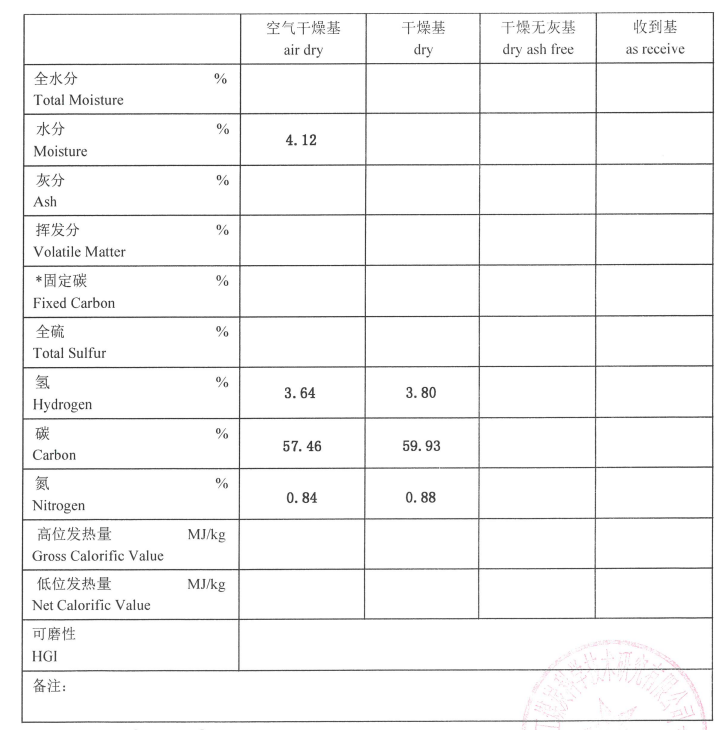
#> input picture imgs/test/65.png, 726 x 730 px
$ python table_border_reg.py
#> lines starting #> are read from the running program, lines starting #| are printed output that depends on the picture; after the words box and inside, x2 and y2 are one past the last pixel; in counts of white or black regions, pixels touching at a corner belong together
import cv2
import numpy as np


def table_border_reg(img_path: str):
#> called with img_path = './imgs/test/65.png'
    image = cv2.imread(img_path, 1)
#> image is the input picture: shape (730, 726, 3); mean B, G, R 246.5, 246.5, 246.6
    # 二值化
    gray = cv2.cvtColor(image, cv2.COLOR_BGR2GRAY)
    binary = cv2.adaptiveThreshold(~gray, 255, cv2.ADAPTIVE_THRESH_GAUSSIAN_C, cv2.THRESH_BINARY, 15, -10)
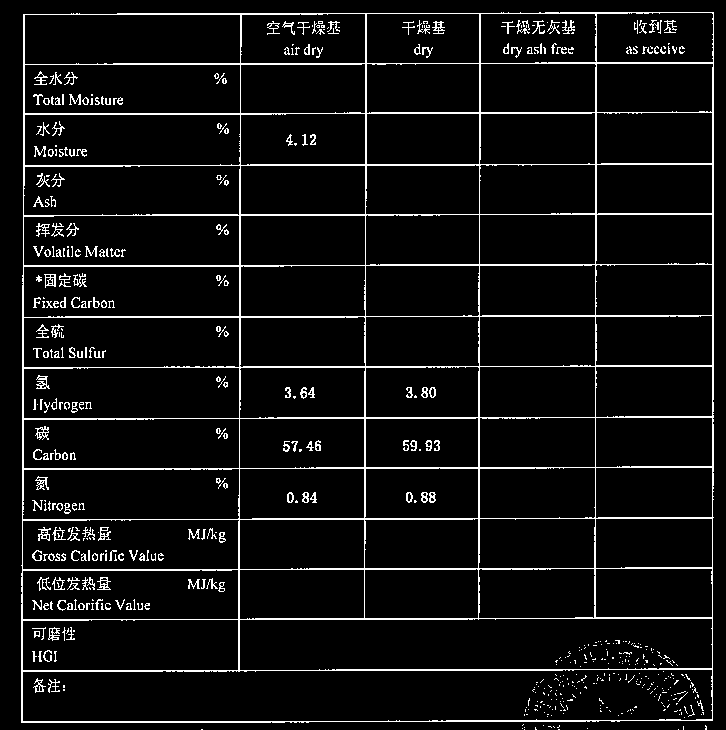
#> binary: shape (730, 726); 6.3% white in thin lines or dots

    rows, cols = binary.shape
#> rows = 730; cols = 726
    scale = 20
    # 识别横线
    kernel = cv2.getStructuringElement(cv2.MORPH_RECT, (cols // scale, 1))
    eroded = cv2.erode(binary, kernel, iterations=1)
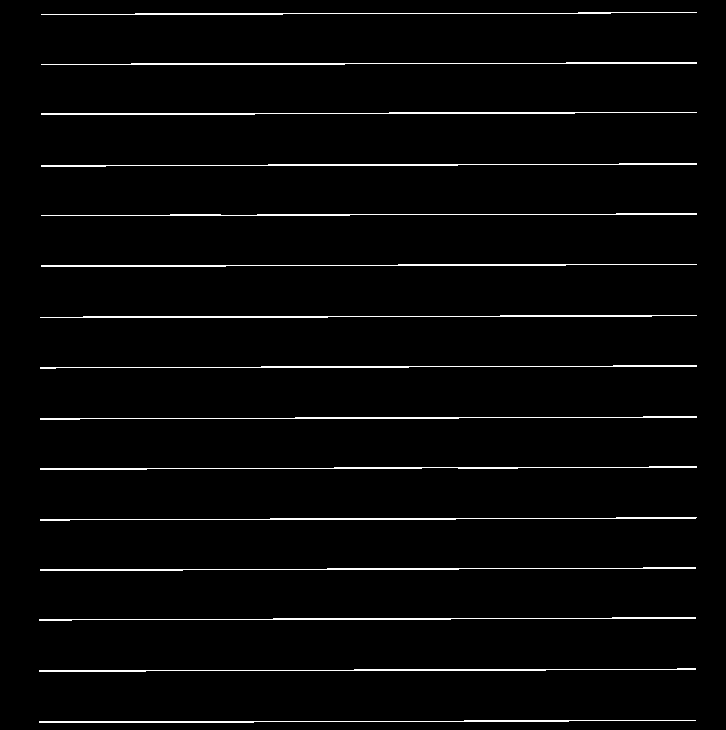
#> eroded: shape (730, 726); 2.7% white in thin lines or dots, all inside (x1, y1, x2, y2) = (39, 12, 697, 723)
    dilatedcol = cv2.dilate(eroded, kernel, iterations=1)
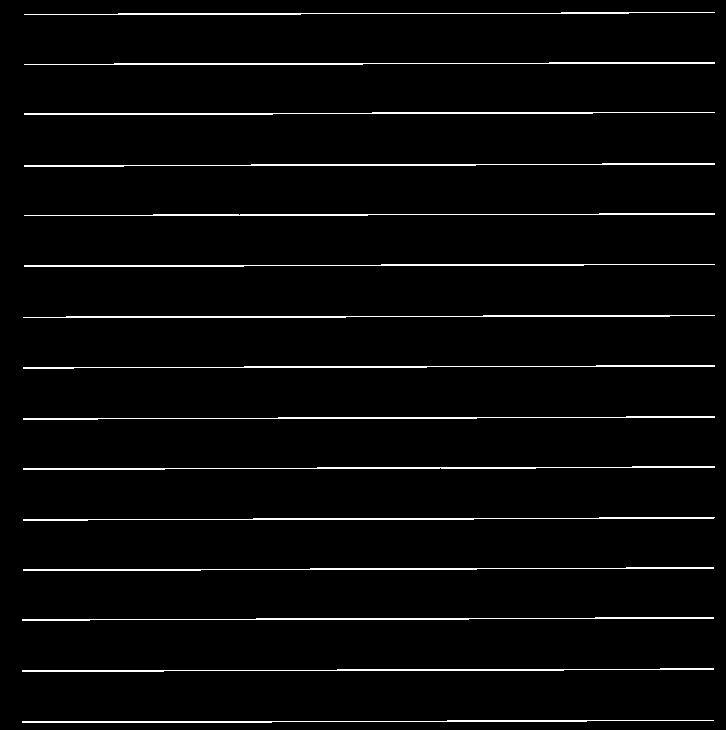
#> dilatedcol: shape (730, 726); 3.1% white in thin lines or dots

    # 识别竖线
    kernel = cv2.getStructuringElement(cv2.MORPH_RECT, (1, rows // scale))
#> kernel = 36 values from 1 to 1
    eroded = cv2.erode(binary, kernel, iterations=1)
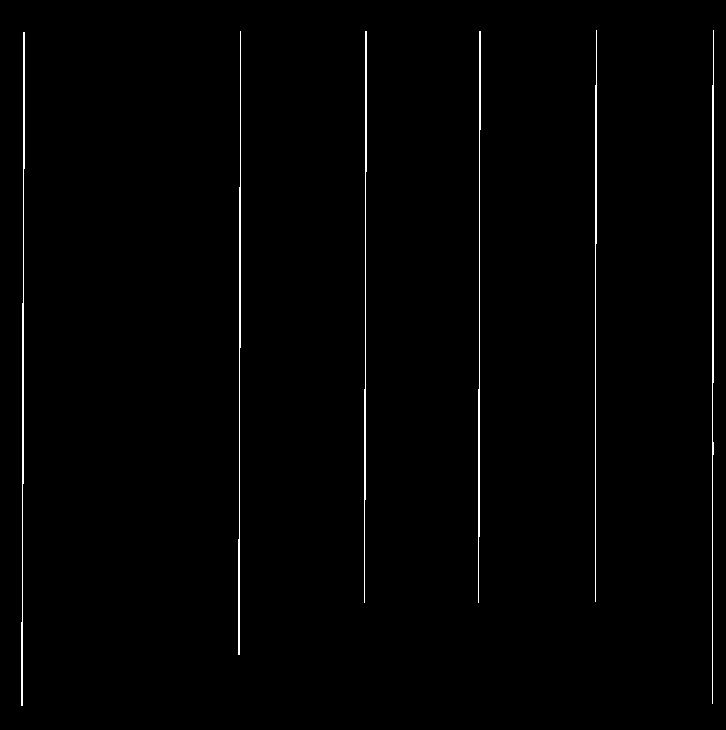
#> eroded: shape (730, 726); 1% white in thin lines or dots, all inside (x1, y1, x2, y2) = (21, 30, 714, 706)
    dilatedrow = cv2.dilate(eroded, kernel, iterations=1)
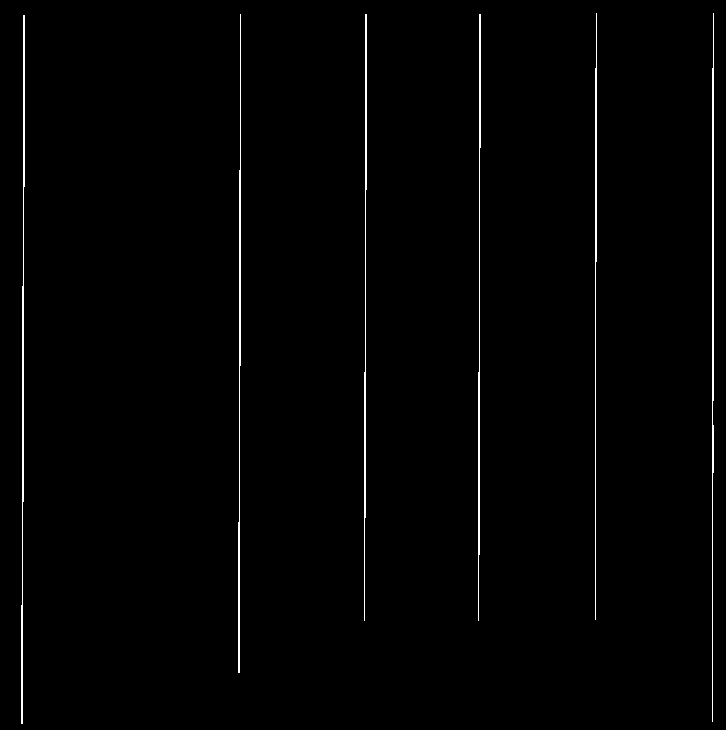
#> dilatedrow: shape (730, 726); 1.1% white in thin lines or dots

    # 标识表格
    merge = cv2.add(dilatedcol, dilatedrow)
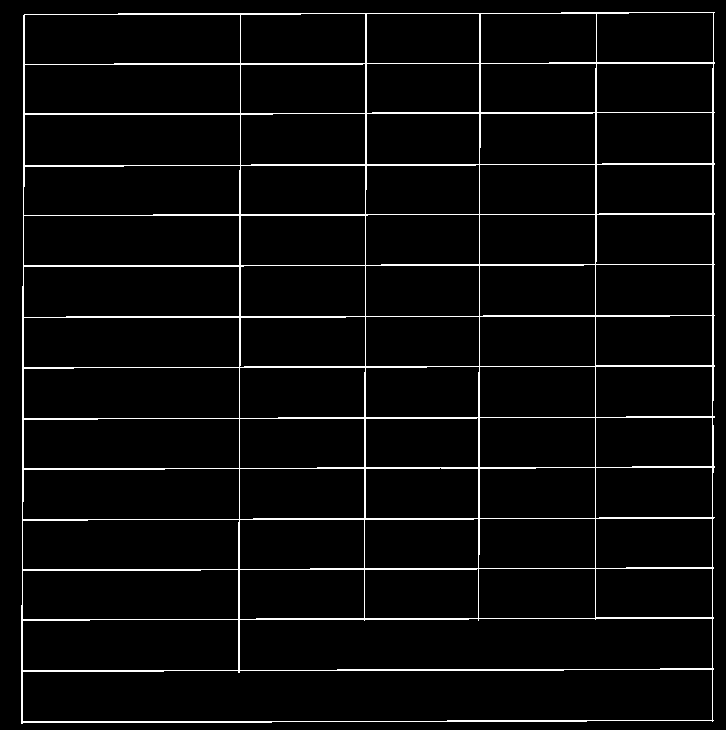
#> merge: shape (730, 726); 4.2% white in thin lines or dots
    # 膨胀
    kernel = np.ones((4, 4), np.uint8)
    img_dilate = cv2.dilate(merge, kernel, iterations = 1)
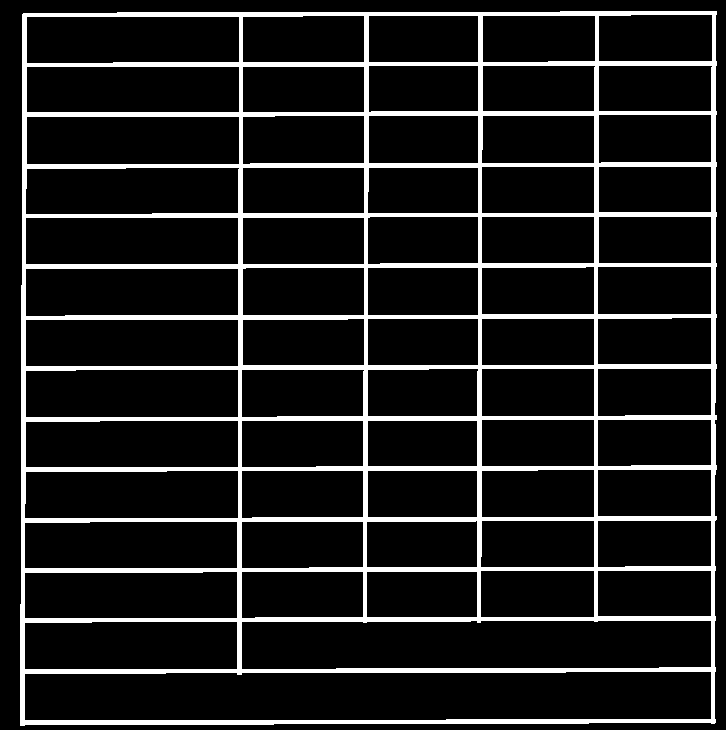
#> img_dilate: shape (730, 726); 12.1% white; 1 white region, box (x1, y1, x2, y2) and area: (20, 11, 717, 726) 63964
    return ~img_dilate


if __name__ == '__main__':
    import matplotlib.pyplot as plt

    test_path = './imgs/test/65.png'
    result = table_border_reg(test_path)
    plt.imshow(cv2.cvtColor(result, cv2.COLOR_BGR2RGB))
    plt.show()

    cv2.imwrite('result.jpg', result)

$ run again, with imgs/test/14.png copied over imgs/test/65.png
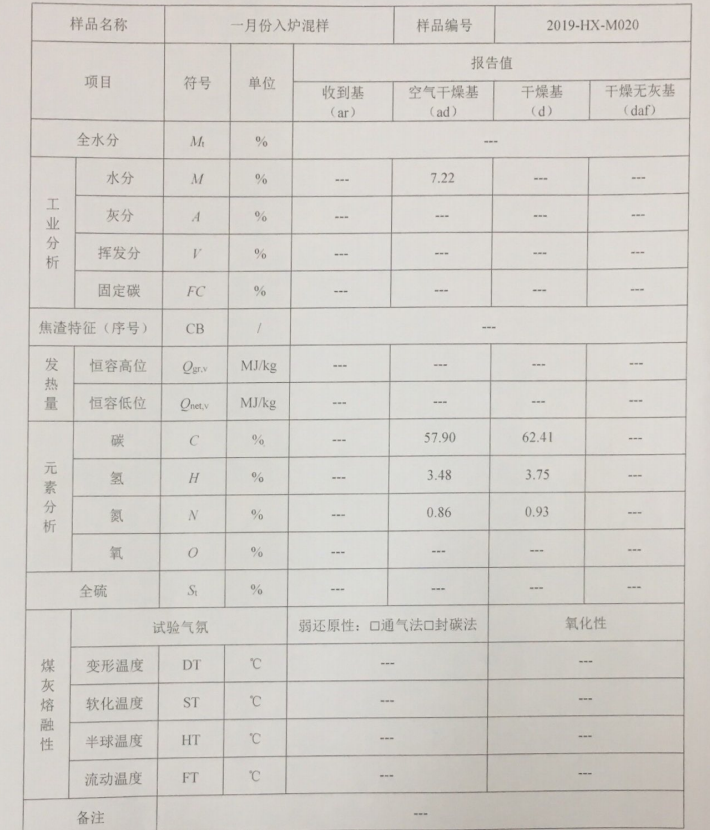
#> input picture imgs/test/14.png, 710 x 830 px
#> in table_border_reg, image is the input picture: shape (830, 710, 3); mean B, G, R 201.9, 207.1, 210.4
#> in table_border_reg, `binary = cv2.adaptiveThreshold(~gray, 255, cv2.ADAPTIVE_THRESH_GAUSSIA..`:
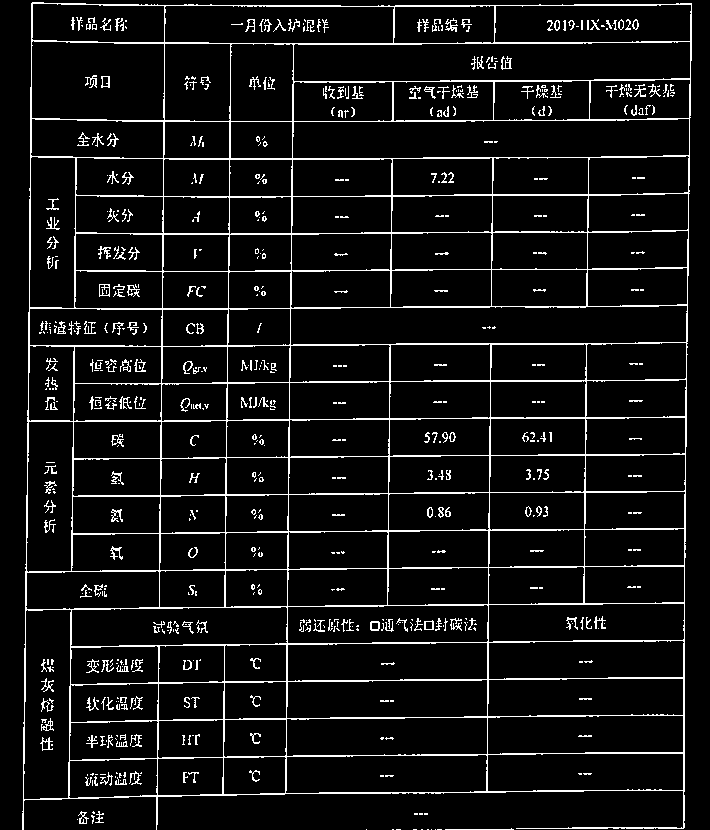
#> binary: shape (830, 710); 7.4% white in thin lines or dots
#> dilatedcol: shape (830, 710); 3.5% white in thin lines or dots
#> dilatedrow: shape (830, 710); 1.4% white in thin lines or dots
#> merge: shape (830, 710); 4.9% white in thin lines or dots
#> in table_border_reg, `img_dilate = cv2.dilate(merge, kernel, iterations = 1)`:
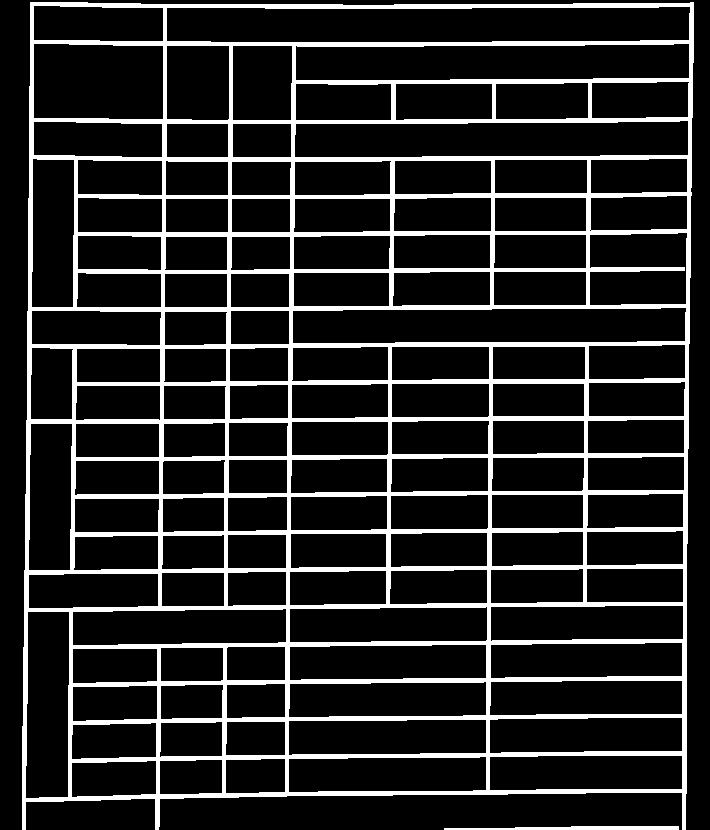
#> img_dilate: shape (830, 710); 14.8% white; 2 white regions, box (x1, y1, x2, y2) and area: (22, 2, 694, 830) 86274, (444, 826, 679, 830) 742

$ run again, with imgs/test/33.png copied over imgs/test/65.png
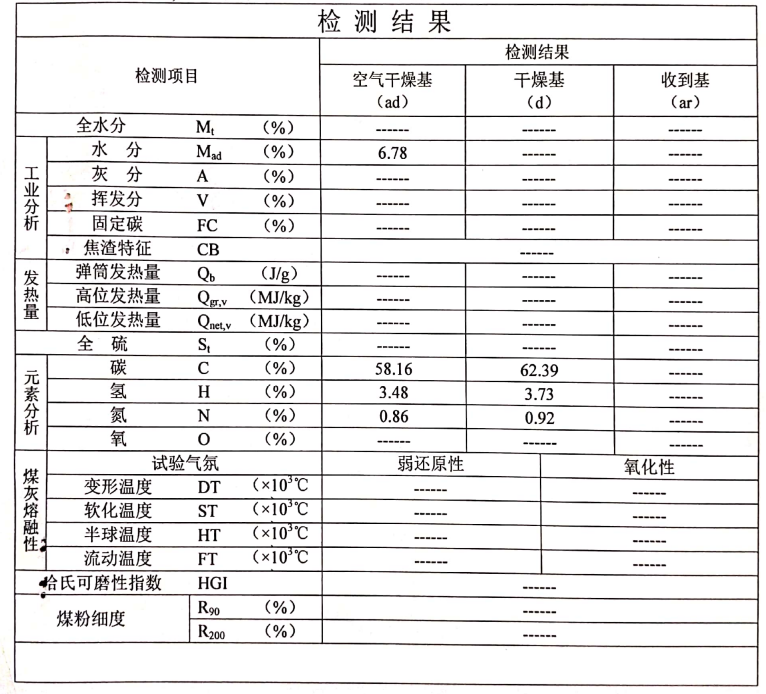
#> input picture imgs/test/33.png, 766 x 694 px
#> in table_border_reg, image is the input picture: shape (694, 766, 3); mean B, G, R 233.2, 233, 233.8
#> in table_border_reg, `binary = cv2.adaptiveThreshold(~gray, 255, cv2.ADAPTIVE_THRESH_GAUSSIA..`:
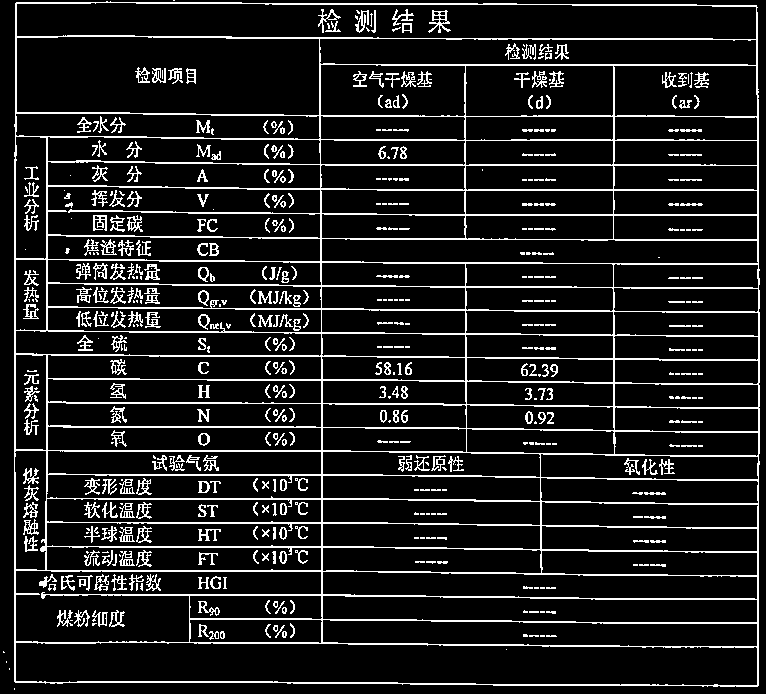
#> binary: shape (694, 766); 11.8% white in thin lines or dots
#> dilatedcol: shape (694, 766); 6.2% white in thin lines or dots
#> dilatedrow: shape (694, 766); 1% white in thin lines or dots
#> merge: shape (694, 766); 7.2% white in thin lines or dots
#> in table_border_reg, `img_dilate = cv2.dilate(merge, kernel, iterations = 1)`:
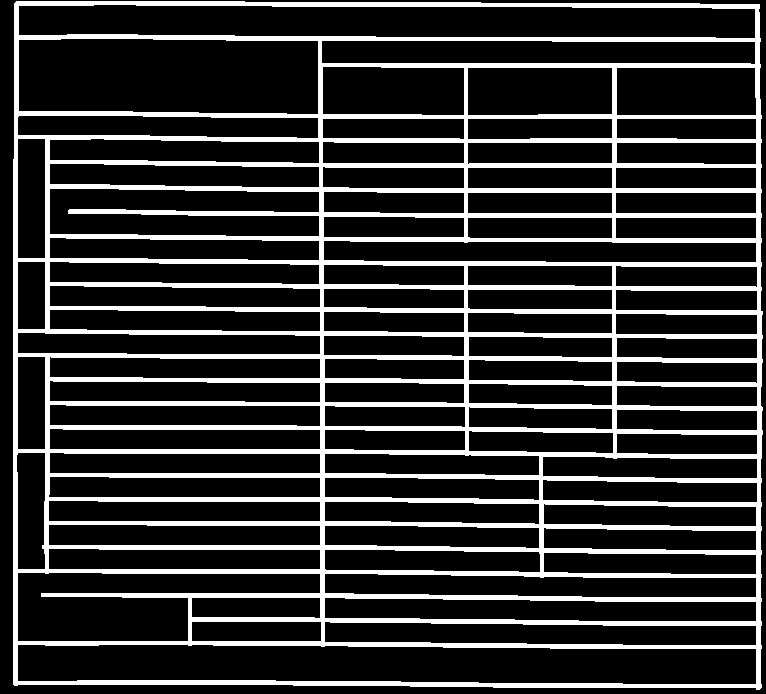
#> img_dilate: shape (694, 766); 19.7% white; 1 white region, box (x1, y1, x2, y2) and area: (13, 1, 763, 690) 104573

$ run again, with imgs/test/75.png copied over imgs/test/65.png
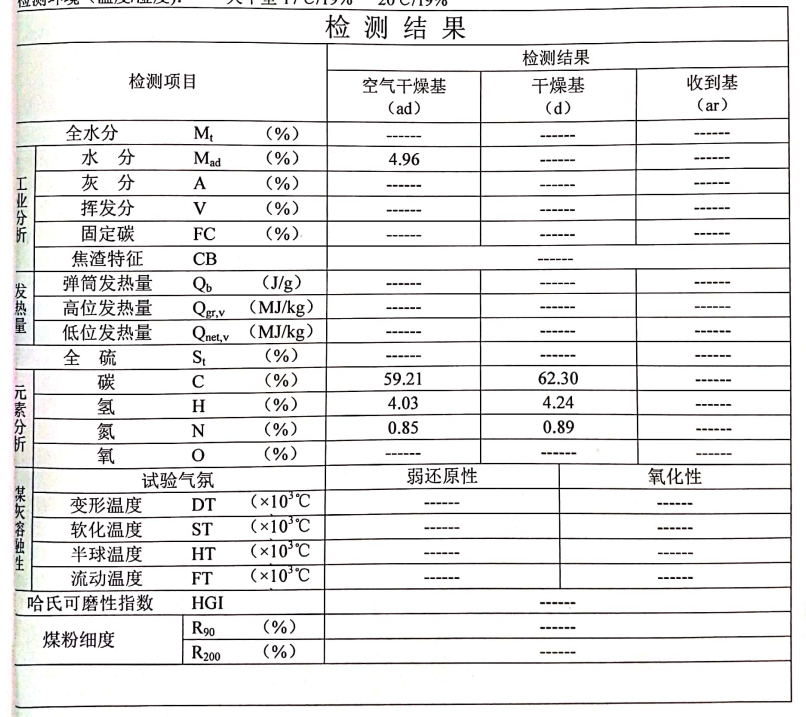
#> input picture imgs/test/75.png, 806 x 717 px
#> in table_border_reg, image is the input picture: shape (717, 806, 3); mean B, G, R 233.8, 233.8, 234.4
#> binary: shape (717, 806); 11.1% white in thin lines or dots
#> dilatedcol: shape (717, 806); 5.9% white in thin lines or dots
#> dilatedrow: shape (717, 806); 0.76% white in thin lines or dots
#> merge: shape (717, 806); 6.6% white in thin lines or dots
#> in table_border_reg, `img_dilate = cv2.dilate(merge, kernel, iterations = 1)`:
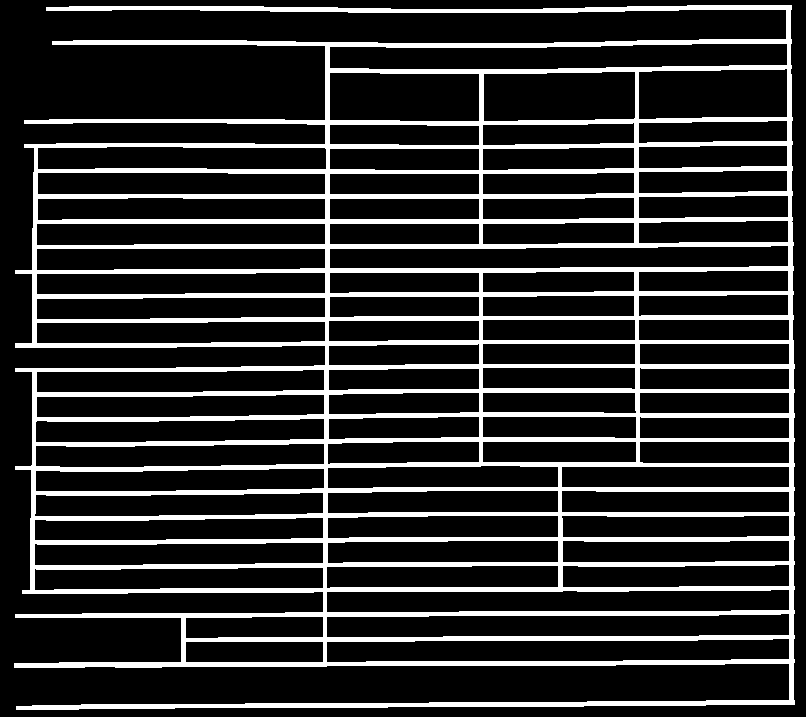
#> img_dilate: shape (717, 806); 18.3% white; 1 white region, box (x1, y1, x2, y2) and area: (14, 5, 795, 710) 105710
